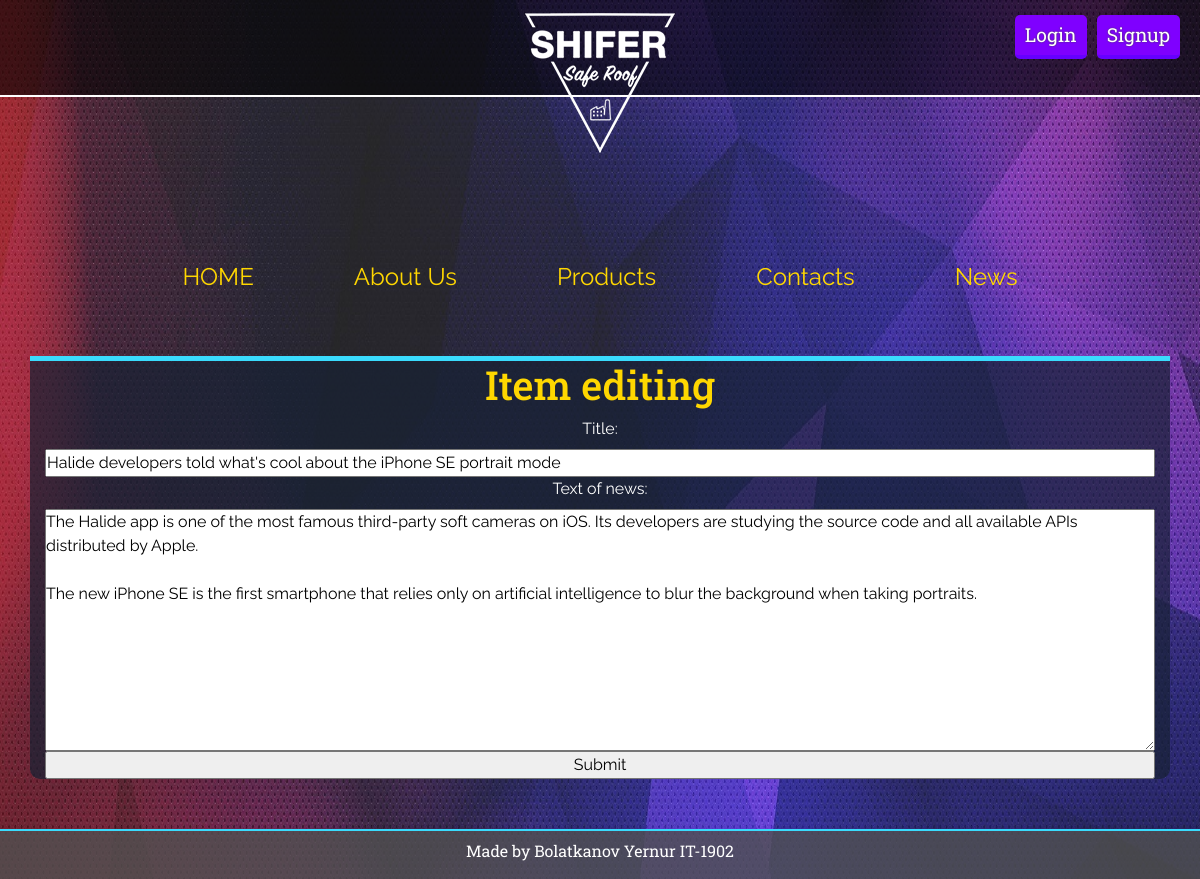
Page /apanel.php?edit=4 on the committed database.
### tables this page shows
CREATE TABLE `news` (
  `news_id` int(11) NOT NULL,
  `editor_id` int(11) NOT NULL,
  `n_title` varchar(255) NOT NULL,
  `n_text` text NOT NULL,
  `n_date` date NOT NULL
);

### apanel.php (the view, shortened to what this page needs)
<?php
include "connect.php";
if(isset($_GET['edit'])){
    $id = $_GET['edit'];
    $stmt = $link->prepare("SELECT * FROM news WHERE news_id = ". $id);
	$stmt->execute();
	$res = $stmt->get_result();
    $row = mysqli_fetch_array($res);
}
?>
<!DOCTYPE html>
<html lang="en">
<head>
	<link rel="stylesheet" href="https://stackpath.bootstrapcdn.com/bootstrap/4.4.1/css/bootstrap.min.css">
	<link rel="stylesheet" href="css/news.css?v=<?php echo time(); ?>">
</head>
<body>
	<header>
		<div class="top_line">
			<div><a href="index.php" target="blanck" class="logo"><img src="img/logo.png" alt="logo" title="go home"></a></div>
		</div>
		<p id="day"></p>
		<div class="reg_auth">
            <?php if(!isset($_SESSION['id'])){ ?>
                <a href="login.php"><div class="btn">Login</div></a>
                <a href="reg.php"><div class="btn">Signup</div></a>
            <?php } ?>
		</div>
		<nav>
			<div class="topnav">
				<a href="index.php">HOME</a>
				<a href="about.php">About Us</a>
				<a href="products.php">Products</a>
				<a href="contacts.php">Contacts</a>
				<a href="news.php">News</a>
			</div>
		</nav>
	</header>
	<div class="container">
		<?php if(isset($_GET['edit'])){ ?>
	    <h1>Item editing</h1>
	    <form method="POST" action="apanel.php">
	        <label for="name">Title:</label>
	        <input type="text" name="title" id="name" value="<?php echo $row['n_title'] ?>" required>
	      	<label for="content">Text of news:</label>
            <textarea type="text" name="text" id="content" rows="10" cols="20" required><?php echo $row['n_text'] ?></textarea>
	        <input type="submit" name="esubmit" value="Submit">
	    </form>
	    <?php } if(isset($_GET['add'])){ ?>
	    <h1>News adding</h1>
        <form method="POST" action="apanel.php">
            <label for="heading">Heading of post:</label>
            <input type="text" name="title" id="heading" required>
            <label for="content">Content of post:</label>
            <textarea type="text" name="text" id="content" rows="10" cols="20" required></textarea>
            <label for="date">Date of post:</label>
            <input type="date" name="date" id="date" required>
            <input type="submit" name="submit" value="Submit">
        </form>
	    <?php } ?>
	</div>
	<footer>
		<pre>Made by Bolatkanov Yernur IT-1902</pre>
	</footer>
</body>
</html>

### css/news.css (style rules this page uses)
*::before, *::after { box-sizing: border-box; }
h1 { font-size: 2.5rem; }
h1, h2, h3, h4, h5, h6 { margin-bottom: 0.5rem; font-weight: 500; line-height: 1.2; }
* { margin: 0; padding: 0; }
a { text-decoration: none; }
body { font-family: 'Raleway', sans-serif; background-image: url(../img/back.jpg); background-repeat: no-repeat; background-position: top center; position: relative; background-size: 100% 160%; line-height: 1.5; position: relative; min-height: 100vh; padding-bottom: 100px; }
.top_line { height: 95px; box-shadow: rgb(255, 255, 255) 0 0 0 2px; width: 100%; background-color: rgba(0, 0, 0, 0.6); display: flex; flex-direction: row; justify-content: center; }
.logo img { margin-top: 13px; }
.reg_auth { position: absolute; top: 10px; right: 10px; display: flex; flex-direction: row; }
.btn { float: right; margin-right: 10px; margin-top: 5px; border-radius: 5px; padding: 5px 9px; font-size: 1.2em; background-color: #7f00ff; text-shadow: #454545 0 0 2px; border-bottom: 4px solid rgb(102, 0, 255); font-family: 'Roboto Slab', serif; color: #fff; transition: all.3s ease; }
.topnav { background-color: transparent; font-size: 14px; display: flex; justify-content: center; align-items: center; }
.topnav a { color: #ffd700; text-align: center; padding: 14px 50px; font-size: 24px; text-decoration: none; border-bottom: 2px solid rgba(0,0,0,0); transition: all.3s ease; margin-top: 150px; }
.container { margin-top: 50px; height: auto; background-color: rgba(24, 33, 52, 0.7); text-align: center; box-shadow: 0 -5px 0 #3ADBFD; border-radius: 0 0 10px 10px; max-width: 1140px; margin-left: auto; margin-right: auto; padding-left: 15px; padding-right: 15px; display: flex; flex-direction: column; }
label { color: #fff; }
.container>form { display: flex; flex-direction: column; }
footer { display: flex; justify-content: center; align-items: flex-end; min-height: 50px; border-top: 2px solid rgb(58, 219, 253); width: 100%; background-color: rgba(80, 80, 80, 0.8); position: absolute; bottom: 0; }
footer pre { font-family: 'Roboto Slab', serif; color: #fff; font-size: 1em; }
#day { position: absolute; top: 10px; left: 10px; font-family: 'Raleway', sans-serif; color: #fff; padding: 10px; }
h1 { text-align: center; font-size: 2.5em; font-family: 'Roboto Slab', serif; color: #ffd700; }

### rows in the picture
news: title "Halide developers told what's cool about the iPhone SE portrait mode", text "The Halide app is one of the most famous third-party soft cameras on iOS. Its developers are studying the source code and all available APIs distributed by Apple. The new iPhone SE is the first smartphone that relies only on artificial intelligence to blur the background when taking portraits."
